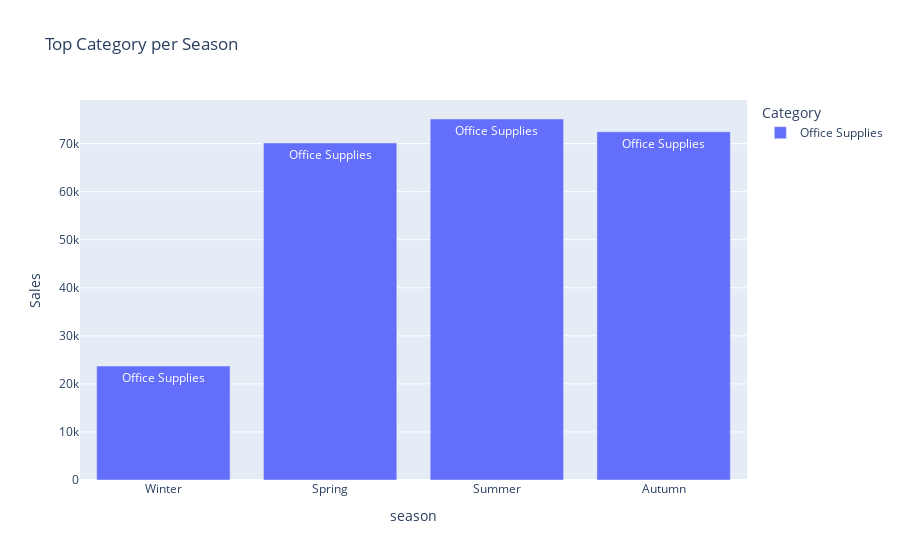

The cell this chart's notebook holds for it:
### Code cell
#3 — Top Category per Season
season_category_sales = data.groupby(["season","Category"])["Sales"].sum().reset_index()
top_sales_each_season = season_category_sales.loc[season_category_sales.groupby("season")["Sales"].idxmax()]
fig = px.bar(top_sales_each_season, x="season", y="Sales", color="Category", 
             text="Category", title=" Top Category per Season")
fig.show()

### Figure 1 — Plotly figure (JSON) as saved in the notebook; plotly's stock layout.template omitted (floating-point values rounded to 4 significant figures)
{"data": [{"hovertemplate": "Category=%{text}<br>season=%{x}<br>Sales=%{y}<extra></extra>", "legendgroup": "Office Supplies", "marker": {"color": "#636efa", "pattern": {"shape": ""}}, "name": "Office Supplies", "orientation": "v", "showlegend": true, "text": ["Office Supplies", "Office Supplies", "Office Supplies", "Office Supplies"], "textposition": "auto", "type": "bar", "x": ["Winter", "Spring", "Summer", "Autumn"], "xaxis": "x", "y": [23720.0, 70140.0, 75130.0, 72480.0], "yaxis": "y"}], "layout": {"barmode": "relative", "legend": {"title": {"text": "Category"}, "tracegroupgap": 0}, "title": {"text": " Top Category per Season"}, "xaxis": {"anchor": "y", "domain": [0, 1], "title": {"text": "season"}}, "yaxis": {"anchor": "x", "domain": [0, 1], "title": {"text": "Sales"}}}}
